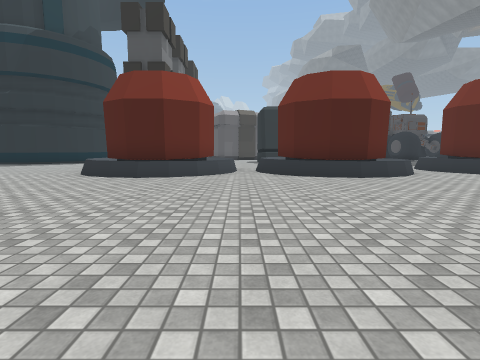
[1] (above)

24 first-person views from a walk through a 3-D level made in the Unity game engine. The camera is 1.2 m above the floor, tilts 6° down and sees 85° across. The floor is counted in squares, 2 m on a side. Each view is taken from the middle of a square. On the plan, view 1 faces up. The plan holds only what a view shows up to about 9 squares ahead; the rest is blank. The place goes on beyond the plan. The player is left out. Some surface patterns are stand-ins.

[2]
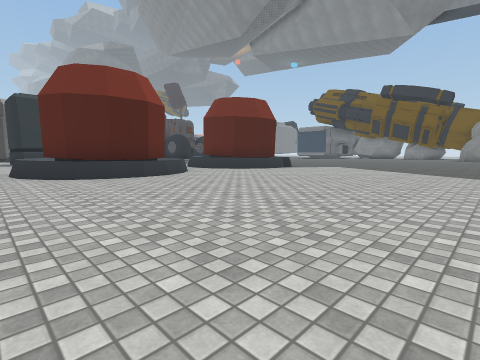

[3]
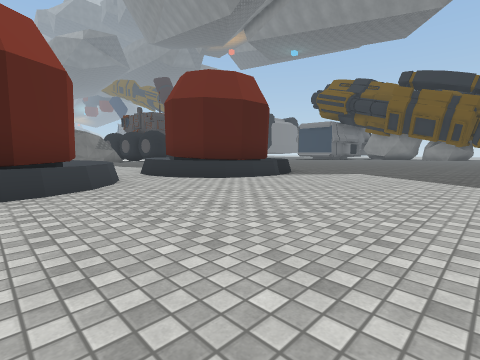

[4]
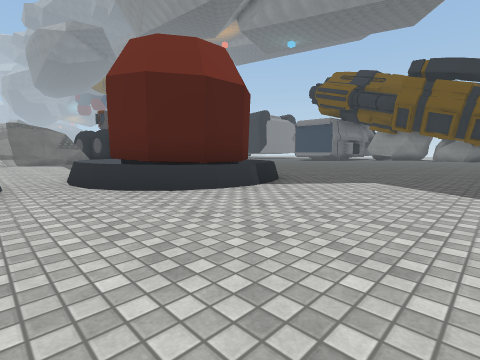

[5]
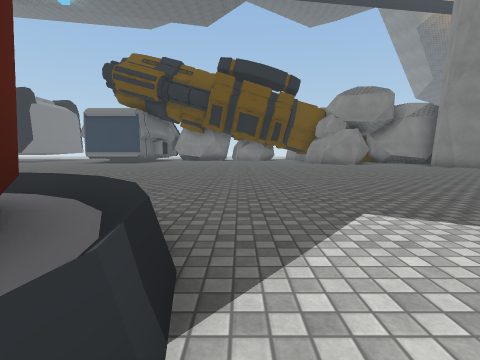

[6]
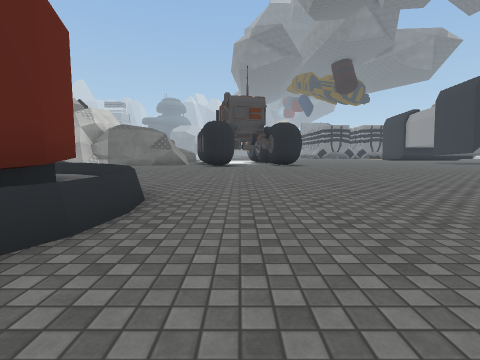

[7]
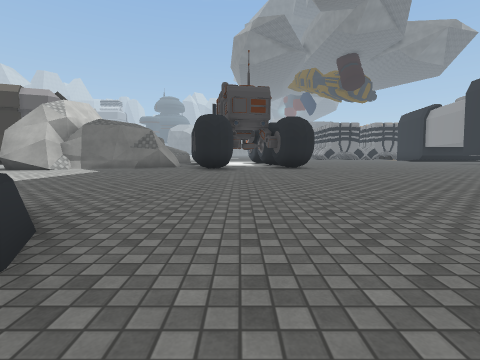

[8]
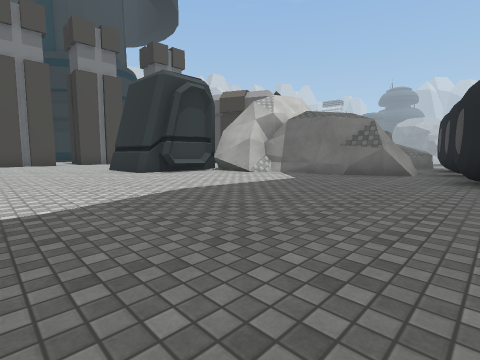

[9]
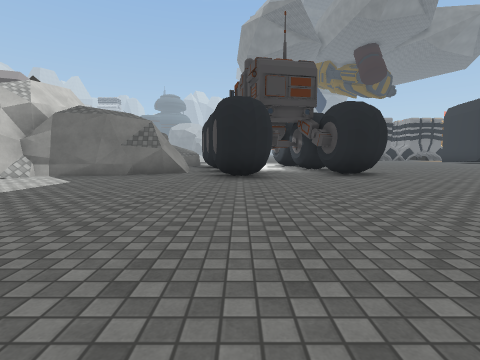

[10]
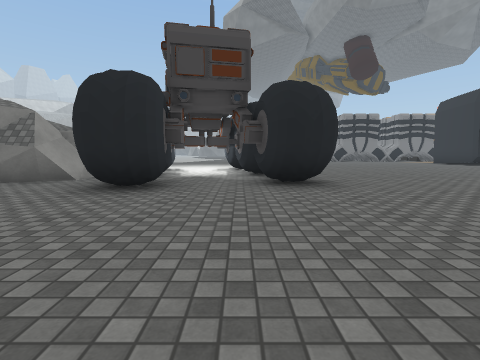

[11]
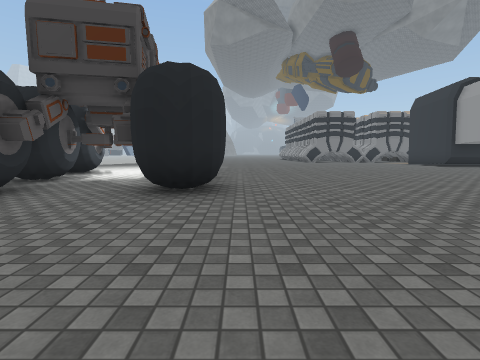

[12]
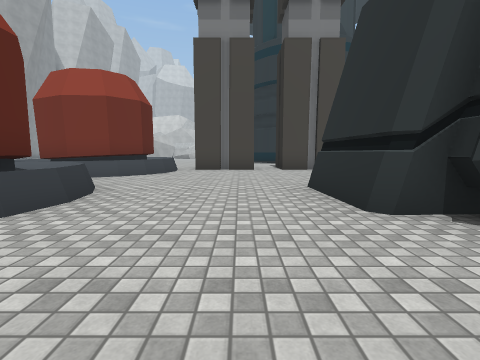

[13]
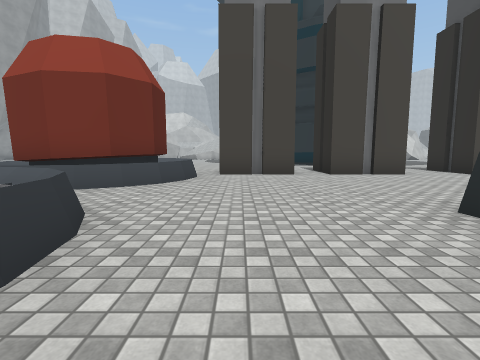

[14]
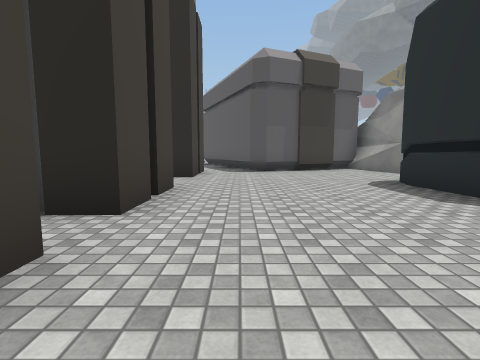

[15]
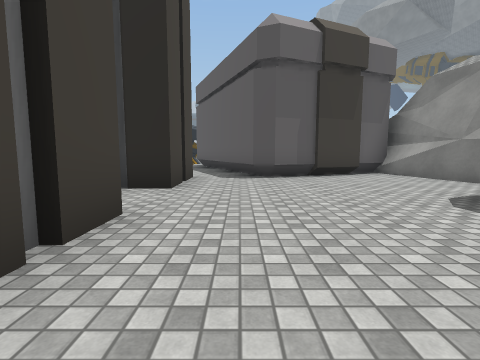

[16]
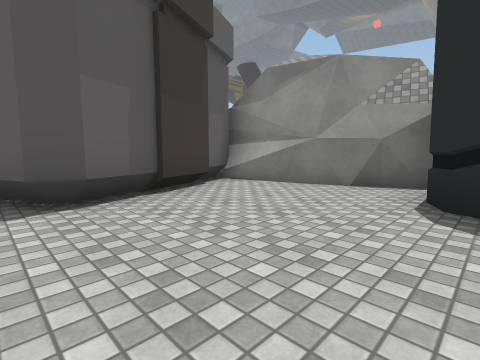

[17]
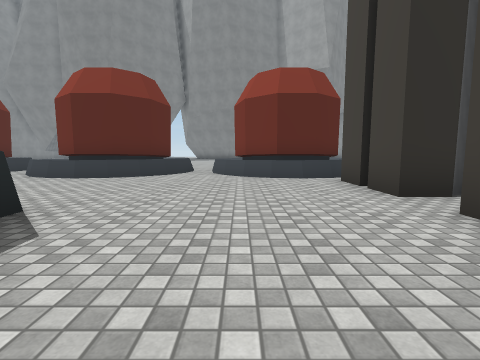

[18]
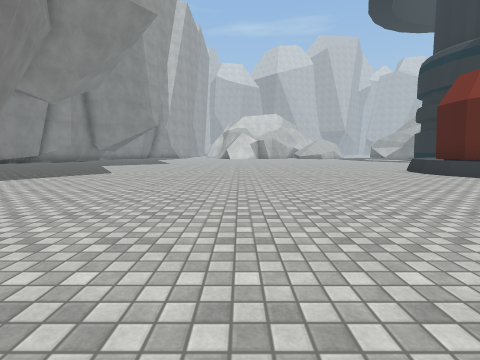

[19]
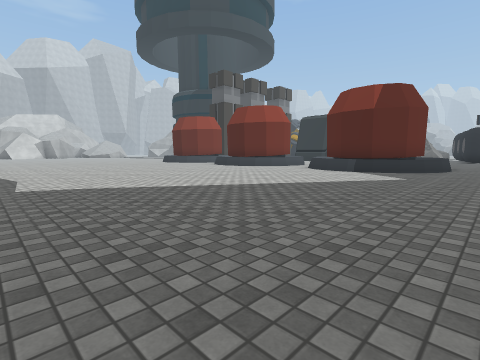

[20]
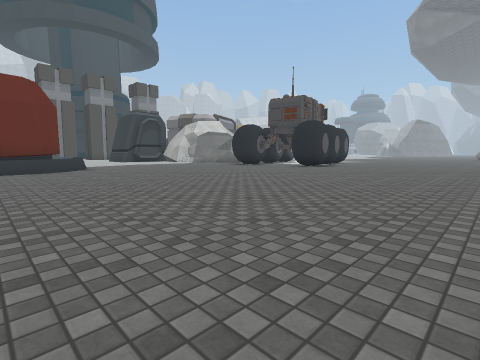

[21]
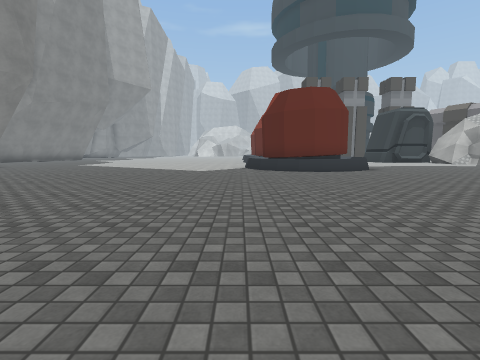

[22]
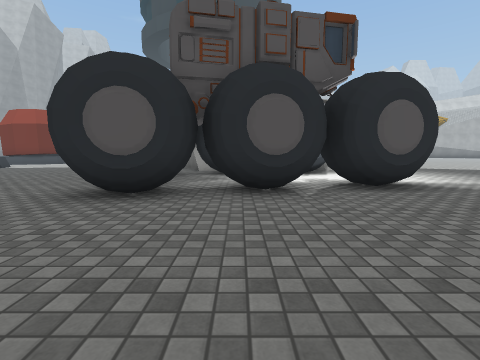

[23]
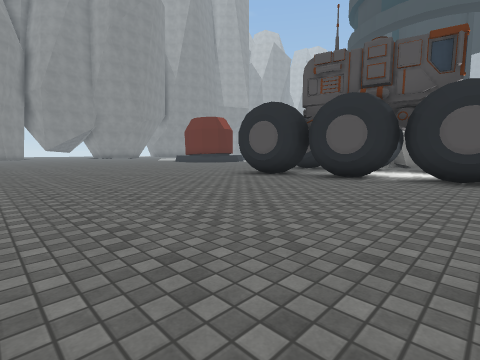

[24]
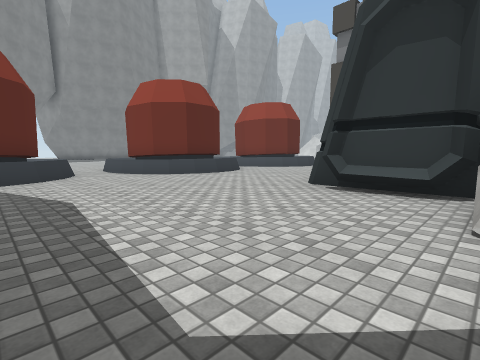

### Floor plan
Key: @ floor where view 1 was taken; # wall or solid block; . floor; = window, fence, low wall or low ledge; ^ raised ledge.
Columns run from 4 left of view 1 to 21 right of it. Each row starts with its distance up from view 1.
 23  ##          ^.. #........
 22  .#   ##     ^#####.......
 21  .######     .#####.......
 20  #.....#    #######.......
 19 ##.....##   #######......
 18 ........#####..####......
 17 .....#####.....#.........
 16  #...####................
 15 ##...####................
 14 .........................
 13 ##.......................
 12  #.......................
 11 .^^....^....^^...........
 10 ^##^.^##^..^##^..........
  9 ####^^###^.####^.........
  8 ####^^###^=####^.........
  7 ^##^.^##^..^##^........
  6 ........................
  5 .......................
  4 ......................
  3 ......................
  2 ......................
  1 ......................
  0 ....@.................
 -1 .................   ..
 -2 .................
 -3 ......
 -4 .....
 -5 ....
 -6 ..

Where each view was taken, in squares from view 1:
view 1: 0 up, 0 right, facing up
view 2: 0 up, 0 right, facing up-right
view 3: 2 up, 3 right, facing up-right
view 4: 3 up, 5 right, facing up-right
view 5: 6 up, 8 right, facing right
view 6: 6 up, 12 right, facing up
view 7: 8 up, 12 right, facing up
view 8: 11 up, 11 right, facing up-left
view 9: 11 up, 11 right, facing up
view 10: 13 up, 13 right, facing up
view 11: 14 up, 15 right, facing up
view 12: 13 up, 6 right, facing left
view 13: 12 up, 4 right, facing left
view 14: 12 up, 2 left, facing up
view 15: 14 up, 2 left, facing up
view 16: 17 up, 2 left, facing up-right
view 17: 17 up, 1 left, facing down
view 18: 1 up, 5 right, facing left
view 19: 2 down, 12 right, facing up-left
view 20: 8 up, 20 right, facing up-left
view 21: 6 up, 19 right, facing left
view 22: 20 up, 18 right, facing left
view 23: 23 up, 20 right, facing down-left
view 24: 17 up, 8 right, facing down-left
